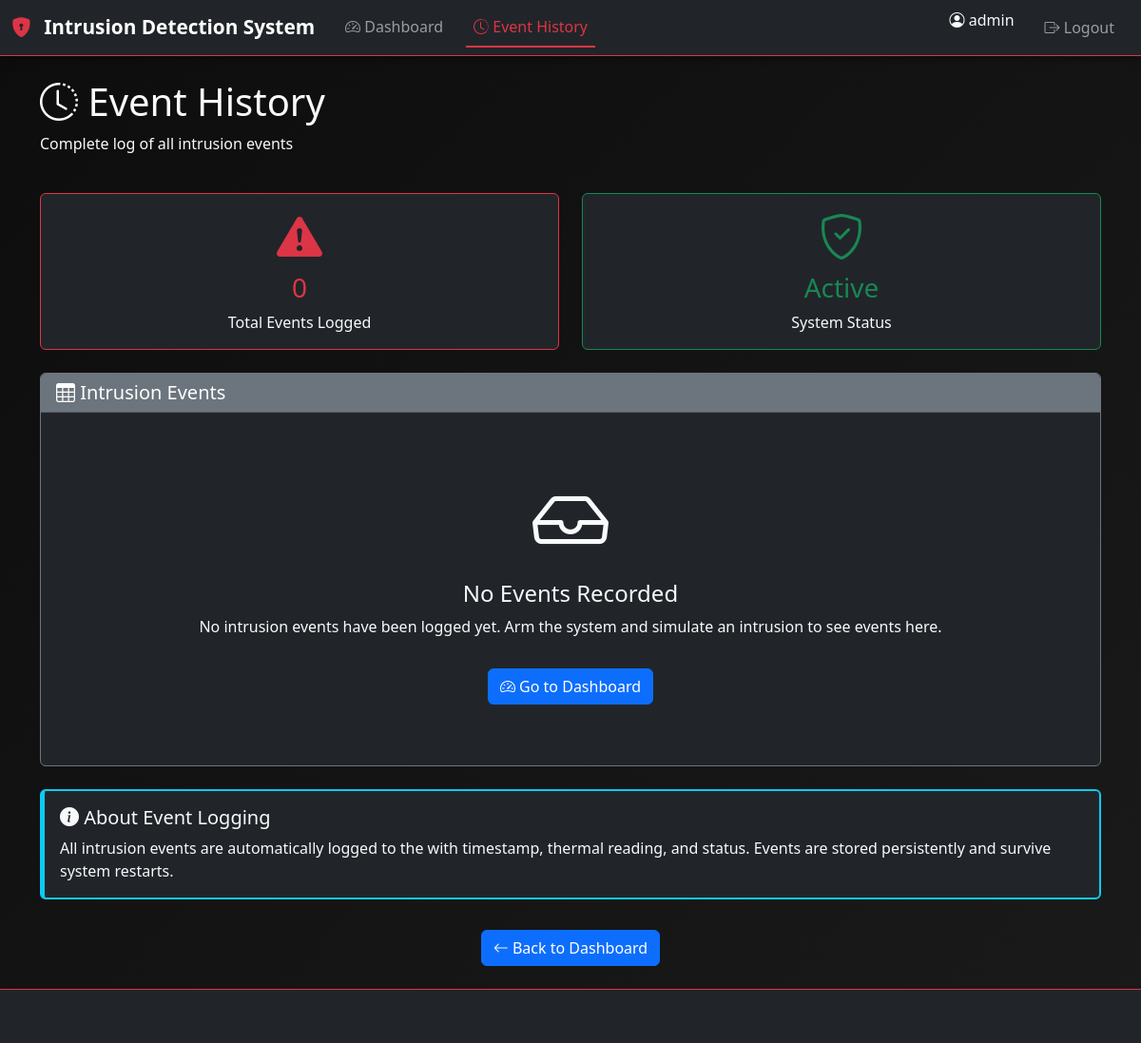
Before: /history (signed in) with the older database file.
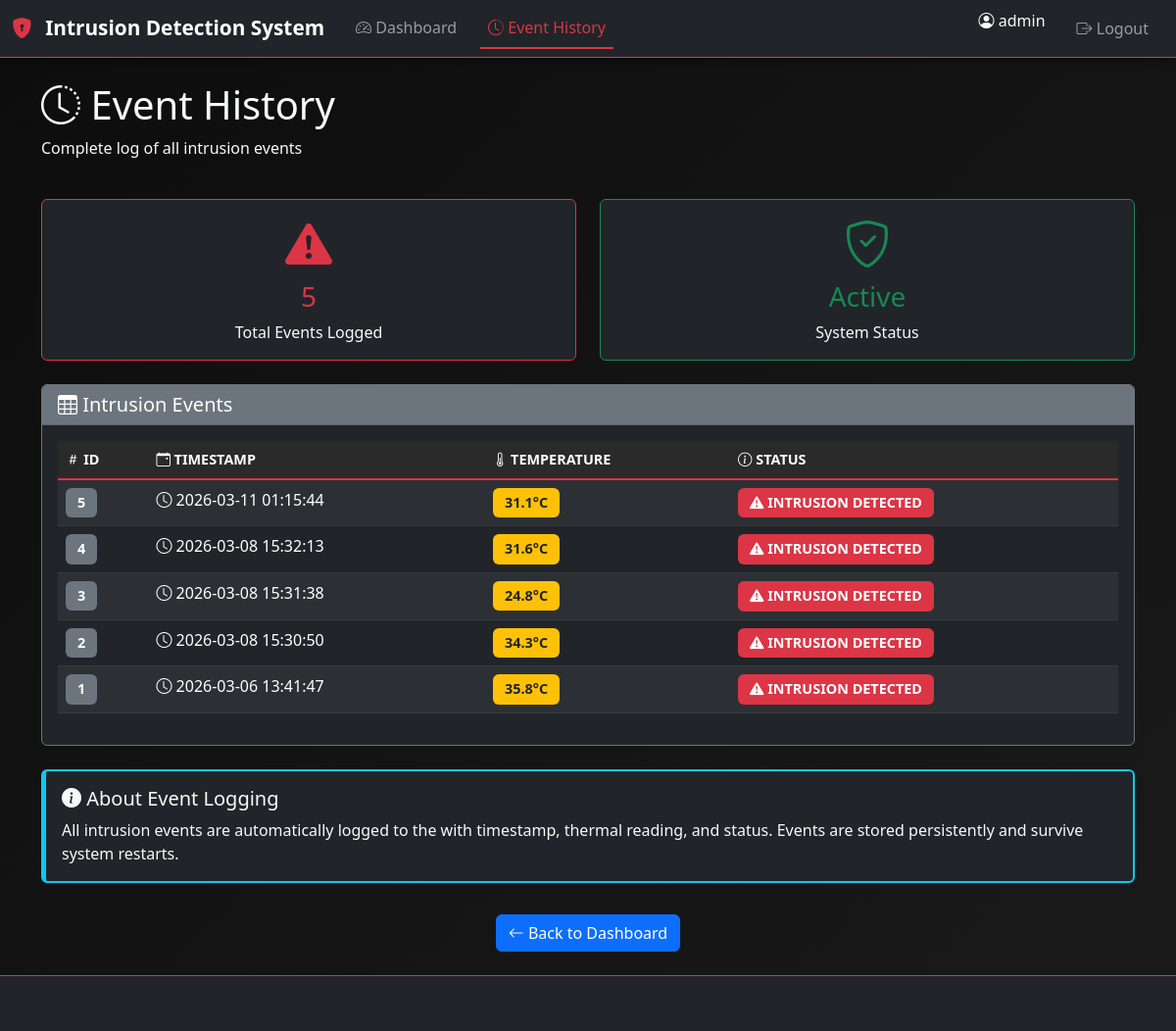
After: the same page with the newer database file.
### tables this page shows
CREATE TABLE events (
            id INTEGER PRIMARY KEY AUTOINCREMENT,
            timestamp TEXT NOT NULL,
            temperature REAL NOT NULL,
            status TEXT NOT NULL
        );

### app.py (the view)
@app.route('/history')
def history():
    if 'logged_in' not in session or not session['logged_in']:
        return redirect(url_for('login'))
    conn = get_db_connection()
    events = conn.execute('SELECT * FROM events ORDER BY id DESC').fetchall()
    conn.close()
    return render_template('history.html', events=events)

### app.py (called while the page is built)
def get_db_connection():
    conn = sqlite3.connect(DATABASE)
    conn.row_factory = sqlite3.Row  # Access columns by name
    return conn

### templates/history.html (shortened to what this page needs)
{% extends "base.html" %}
{% block content %}
<div class="history-container py-4">
    <div class="container">
        <div class="row mb-4">
            <div class="col">
                <h1 class="text-light">
                    <i class="bi bi-clock-history"></i> Event History
                </h1>
                <p class="text-light">Complete log of all intrusion events</p>
            </div>
        </div>
       <div class="row mb-4">
    <div class="col-md-6">
        <div class="card bg-dark border-danger">
            <div class="card-body text-center">
                <i class="bi bi-exclamation-triangle-fill text-danger display-5"></i>
                <h3 class="mt-2 text-danger">{{ events|length }}</h3>
                <p class="text-light mb-0">Total Events Logged</p>
            </div>
        </div>
    </div>
    <div class="col-md-6">
        <div class="card bg-dark border-success">
            <div class="card-body text-center">
                <i class="bi bi-shield-check text-success display-5"></i>
                <h3 class="mt-2 text-success">Active</h3>
                <p class="text-light mb-0">System Status</p>
            </div>
        </div>
    </div>
</div>
        <div class="row">
            <div class="col">
                <div class="card bg-dark border-secondary">
                    <div class="card-header bg-secondary text-white">
                        <h5 class="mb-0">
                            <i class="bi bi-table"></i> Intrusion Events
                        </h5>
                    </div>
                    <div class="card-body">
                        {% if events %}
                        <div class="table-responsive">
                            <table class="table table-dark table-striped table-hover">
                                <thead>
                                    <tr>
                                        <th scope="col">
                                            <i class="bi bi-hash"></i> ID
                                        </th>
                                        <th scope="col">
                                            <i class="bi bi-calendar-event"></i> Timestamp
                                        </th>
                                        <th scope="col">
                                            <i class="bi bi-thermometer-half"></i> Temperature
                                        </th>
                                        <th scope="col">
                                            <i class="bi bi-info-circle"></i> Status
                                        </th>
                                    </tr>
                                </thead>
                                <tbody>
                                    {% for event in events %}
                                    <tr>
                                        <td>
                                            <span class="badge bg-secondary">{{ event.id }}</span>
                                        </td>
                                        <td>
                                            <i class="bi bi-clock"></i> {{ event.timestamp }}
                                        </td>
                                        <td>
                                            <span class="badge bg-warning text-dark">
                                                {{ event.temperature }}°C
                                            </span>
                                        </td>
                                        <td>
                                            <span class="badge bg-danger">
                                                <i class="bi bi-exclamation-triangle-fill"></i>
                                                {{ event.status }}
                                            </span>
                                        </td>
                                    </tr>
                                    {% endfor %}
                                </tbody>
                            </table>
                        </div>
                        {% else %}
                        <div class="text-center py-5">
                            <i class="bi bi-inbox display-1 text-light"></i>
                            <h4 class="mt-3 text-light">No Events Recorded</h4>
                            <p class="text-light">
                                No intrusion events have been logged yet.
                                Arm the system and simulate an intrusion to see events here.
                            </p>
                            <a href="{{ url_for('dashboard') }}" class="btn btn-primary mt-3">
                                <i class="bi bi-speedometer2"></i> Go to Dashboard
                            </a>
                        </div>
                        {% endif %}
                    </div>
                </div>
            </div>
        </div>
        <div class="row mt-4">
            <div class="col">
                <div class="alert alert-info bg-dark border-info text-light">
                    <h5 class="alert-heading">
                        <i class="bi bi-info-circle-fill"></i> About Event Logging
                    </h5>
                    <p class="mb-0">
                        All intrusion events are automatically logged to the                      with timestamp, thermal reading, and status. Events are stored
                        persistently and survive system restarts.
                    </p>
                </div>
            </div>
        </div>
        <div class="row mt-3">
            <div class="col text-center">
                <a href="{{ url_for('dashboard') }}" class="btn btn-primary">
                    <i class="bi bi-arrow-left"></i> Back to Dashboard
                </a>
            </div>
        </div>
    </div>
</div>
{% endblock %}

### templates/base.html (shortened to what this page needs)
<!DOCTYPE html>
<html lang="en">
<head>
    <link href="https://cdn.jsdelivr.net/npm/bootstrap@5.3.0/dist/css/bootstrap.min.css" rel="stylesheet">
    <link rel="stylesheet" href="https://cdn.jsdelivr.net/npm/bootstrap-icons@1.10.0/font/bootstrap-icons.css">
    <link rel="stylesheet" href="{{ url_for('static', filename='style.css') }}">
</head>
<body>
    {% if session.logged_in %}
    <nav class="navbar navbar-expand-lg navbar-dark bg-dark border-bottom border-danger">
        <div class="container-fluid">
            <a class="navbar-brand" href="{{ url_for('dashboard') }}">
                <i class="bi bi-shield-lock-fill text-danger"></i>
                <span class="ms-2">Intrusion Detection System</span>
            </a>
            <div class="collapse navbar-collapse" id="navbarNav">
                <ul class="navbar-nav me-auto">
                    <li class="nav-item">
                        <a class="nav-link {% if request.endpoint == 'dashboard' %}active{% endif %}"
                           href="{{ url_for('dashboard') }}">
                            <i class="bi bi-speedometer2"></i> Dashboard
                        </a>
                    </li>
                    <li class="nav-item">
                        <a class="nav-link {% if request.endpoint == 'history' %}active{% endif %}"
                           href="{{ url_for('history') }}">
                            <i class="bi bi-clock-history"></i> Event History
                        </a>
                    </li>
                </ul>
                <ul class="navbar-nav">
                    <li class="nav-item">
                        <span class="navbar-text text-light me-3">
                            <i class="bi bi-person-circle"></i> {{ session.username }}
                        </span>
                    </li>
                    <li class="nav-item">
                        <a class="nav-link" href="{{ url_for('logout') }}">
                            <i class="bi bi-box-arrow-right"></i> Logout
                        </a>
                    </li>
                </ul>
            </div>
        </div>
    </nav>
    {% endif %}
    <main>
        {% block content %}{% endblock %}
    </main>
    <footer class="footer mt-auto py-3 bg-dark border-top border-danger">
        <div class="container text-center">
            <span class="text-muted">
                <i class="bi bi-cpu"></i> Smart Thermal Home Security System &copy; 2026
                <span class="ms-3">
                </span>
            </span>
        </div>
    </footer>
</body>
</html>

### static/style.css (style rules this page uses)
:root { --dark-bg: #0d0d0d; --darker-bg: #000000; --card-bg: #1a1a1a; --border-danger: #dc3545; --text-light: #e0e0e0; --text-muted: #6c757d; }
body { background: linear-gradient(135deg, #0d0d0d 0%, #1a1a1a 100%); min-height: 100vh; display: flex; flex-direction: column; color: var(--text-light); font-family: 'Segoe UI', Tahoma, Geneva, Verdana, sans-serif; }
main { flex: 1; }
.card { transition: transform 0.3s ease, box-shadow 0.3s ease; }
.history-container { min-height: calc(100vh - 120px); }
.table-dark { background-color: var(--card-bg); }
.table-dark thead th { background-color: #2a2a2a; border-bottom: 2px solid var(--border-danger); font-weight: bold; text-transform: uppercase; font-size: 0.9rem; }
.badge { padding: 0.5rem 0.75rem; font-size: 0.9rem; font-weight: 600; }
.navbar { box-shadow: 0 2px 10px rgba(0, 0, 0, 0.5); }
.navbar-brand { font-weight: bold; font-size: 1.3rem; }
.navbar-nav .nav-link { transition: all 0.3s ease; margin: 0 0.5rem; }
.navbar-nav .nav-link.active { color: var(--border-danger) !important; border-bottom: 2px solid var(--border-danger); }
.footer { background-color: var(--darker-bg); padding: 1rem 0; }
.bi { transition: transform 0.3s ease; }
.alert { border-width: 2px; border-left-width: 5px; }
.card, .alert { animation: fadeInUp 0.5s ease-out; }

Changed rows visible on the page:
added events: id "5", timestamp "2026-03-11 01:15:44", temperature "31.1", status "INTRUSION DETECTED"
added events: id "4", timestamp "2026-03-08 15:32:13", temperature "31.6", status "INTRUSION DETECTED"
added events: id "3", timestamp "2026-03-08 15:31:38", temperature "24.8", status "INTRUSION DETECTED"
added events: id "2", timestamp "2026-03-08 15:30:50", temperature "34.3", status "INTRUSION DETECTED"
added events: id "1", timestamp "2026-03-06 13:41:47", temperature "35.8", status "INTRUSION DETECTED"
Other visible differences:
{{ events|length }}: "0" → "5"
text no longer shown: "No Events Recorded No intrusion events have been logged yet. Arm the system and simulate an intrusion to see events here. Go to Dashboard"
text now shown: "ID TIMESTAMP TEMPERATURE STATUS"
